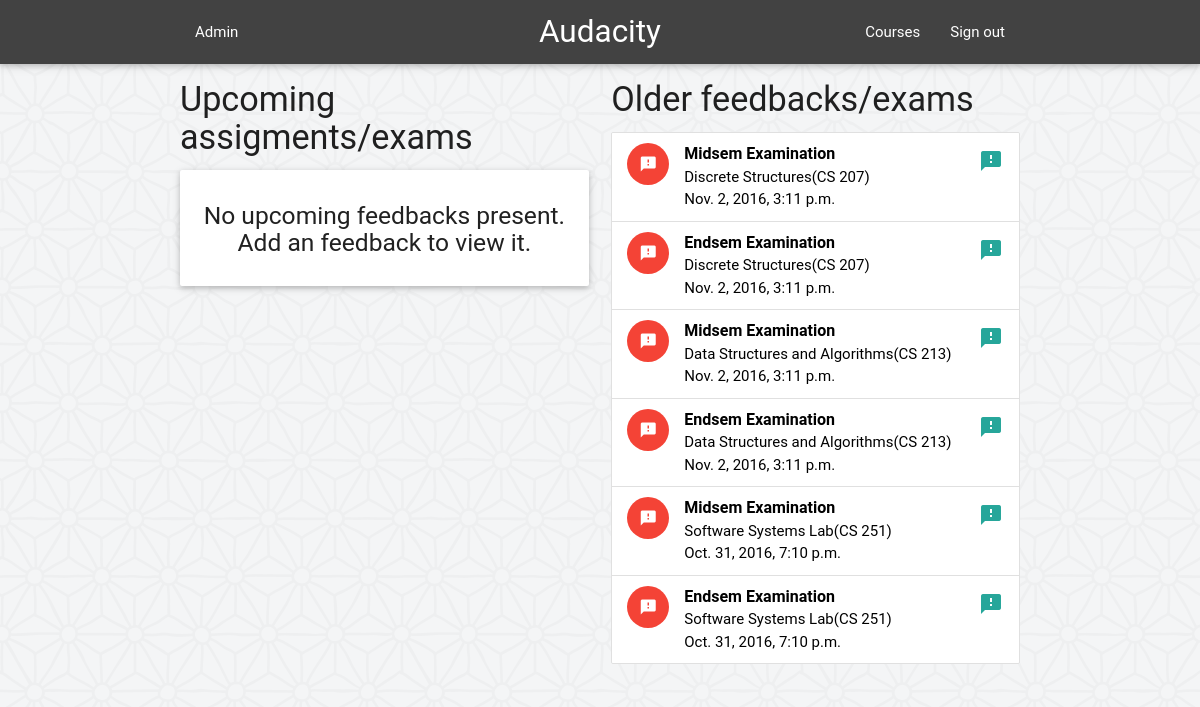
Before: /feeder/feedbacks/ (signed in) with the older database file.
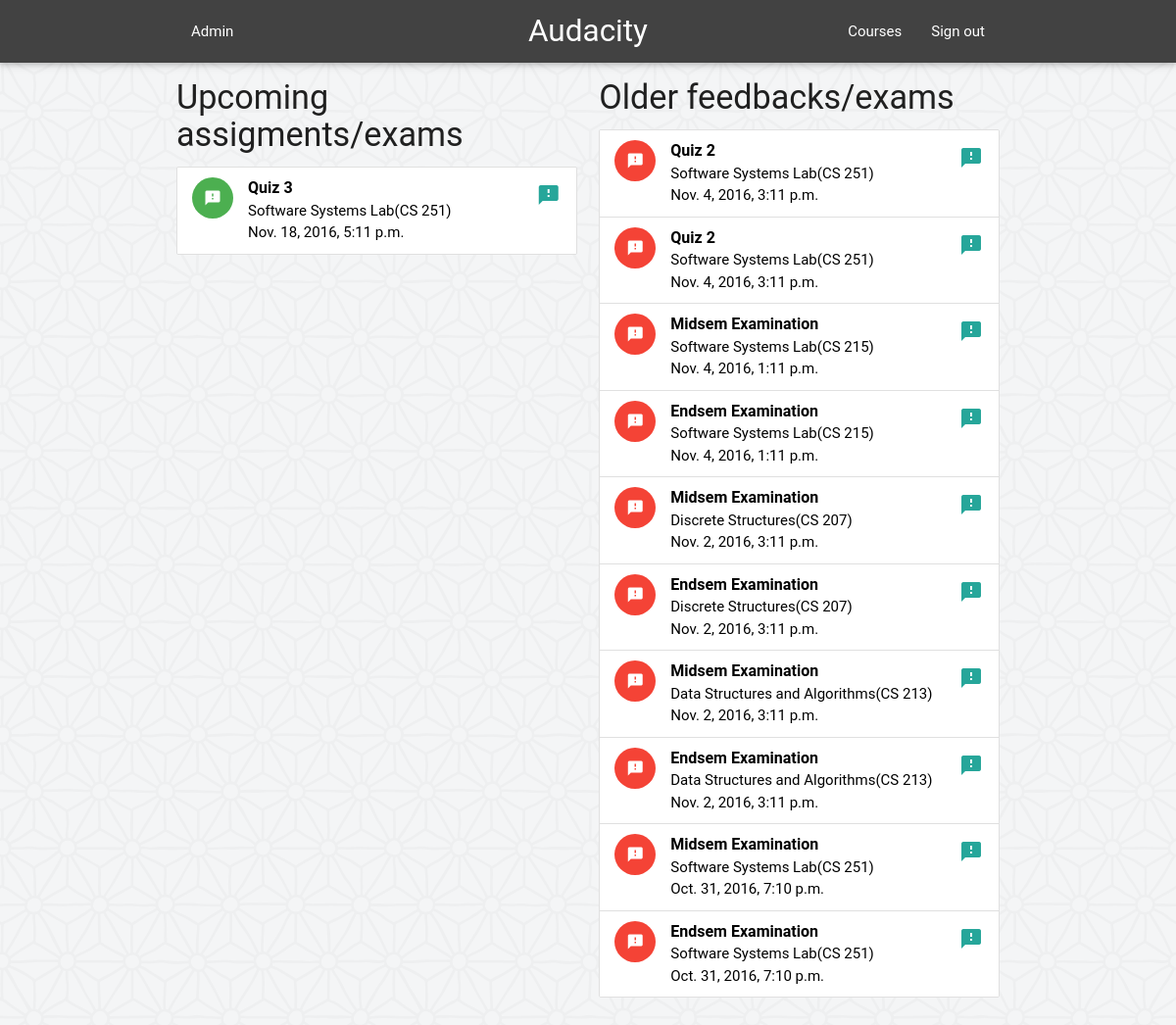
After: the same page with the newer database file.
### feeder/models.py (models this page shows, shortened)
class Feedback(models.Model):
	fb_name = models.CharField(max_length=100, verbose_name='Feedback Name')
	pub_date = models.DateTimeField('date published')
	deadline = models.DateTimeField('deadline',null=False, blank=False)
	course = models.ForeignKey(Course, on_delete=models.CASCADE)
	class Meta:
		verbose_name = "Feedback"
		verbose_name_plural = "Feedbacks"

class Course(models.Model):
	SPRING = 'SP'
	AUTUMN = 'AU'
	SUMMER = 'SU'
	SEMESTERS = (
		(SPRING, 'Spring'),
		(AUTUMN, 'Autumn'),
		(SUMMER, 'Summer'),
		)
	course_code = models.CharField(max_length=6, unique=True)
	course_name = models.CharField(max_length=40, blank=False)
	semester = models.CharField(
		max_length=2,
		choices=SEMESTERS,
		)
	def __str__(self):
		return self.course_name + '(' + self.course_code + ')'

### feeder/views.py (the view)
@login_required(login_url='/feeder/login')
def AllFeedbacks(request):
	feedbacks = Feedback.objects.filter(deadline__gt=timezone.now()).order_by('deadline')
	old_feedbacks = Feedback.objects.filter(deadline__lt=timezone.now()).order_by('deadline').reverse()
	context = {
		'feedbacks' : feedbacks,
		'old_feedbacks' : old_feedbacks,
	}
	return render(request, 'feeder/feedbacks.html', context)

### feeder/templates/feeder/feedbacks.html
{% extends "feeder/base_site.html" %}
{% load static %}
{% block content %}
	<div class="row">
	<div class="col s6">
	<h4> Upcoming assigments/exams </h4>
	{% if feedbacks %}
	<ul class="collection">
		{% for feedback in feedbacks %}
			<a href="{% url 'feeder:feedback' feedback.id %}" class="black-text">
			<li class="collection-item avatar">
		      <i class="material-icons circle green">feedback</i>
		      <span class="title"><b>{{ feedback.fb_name }}</b></span>
		      <p>{{ feedback.course }} <br>
		         {{ feedback.deadline }}
 		      </p>
		      <a href="#!" class="secondary-content"><i class="material-icons">feedback</i></a>
		    </li>
		    </a>
		{% endfor %}
	</ul>
	{% else %}
	<div class="card">
		<div class="card-content center">
			<h5> No upcoming feedbacks present. Add an feedback to view it. </h5>
		</div>
	</div>
	{% endif %}
	</div>
	<div class="col s6">
	<h4> Older feedbacks/exams </h4>
	{% if old_feedbacks %}
	<ul class="collection">
		{% for feedback in old_feedbacks %}
			<a href="{% url 'feeder:feedback' feedback.id %}" class="black-text">
			<li class="collection-item avatar">
		      <i class="material-icons circle red">feedback</i>
		      <span class="title"><b>{{ feedback.fb_name }}</b></span>
		      <p>{{ feedback.course }} <br>
		         {{ feedback.deadline }}
 		      </p>
		      <a href="#!" class="secondary-content"><i class="material-icons">feedback</i></a>
		    </li>
		    </a>
		{% endfor %}
	</ul>
	{% else %}
	<div class="card">
		<div class="card-content center">
			<h5> No upcoming feedbacks present. Add an feedback to view it. </h5>
		</div>
	</div>
	{% endif %}
	</div>
	</div>
{% endblock %}
{% block navbar %}
    <li><a href="courses">Courses</a></li>
    <li><a onclick="signOut();" href="{% url 'feeder:logout' %}">Sign out</a></li>
{% endblock %}
{% block name %}
    {{ user.get_full_name }}
{% endblock %}

### feeder/templates/feeder/base_site.html (shortened to what this page needs)
{% load static %}
<!DOCTYPE html>
<html>
<head>
  <link rel="stylesheet" type="text/css" href="{% static 'feeder/materialize.css' %}">
</head>
<body>
<header>
<div class="navbar-fixed">
<nav class="grey darken-3">
  <div class="container">
    <div class="nav-wrapper">
        <ul id="nav-mobile" class="left hide-on-med-and-down">
          <li><a href="">
          {% block name %}
          {% endblock %}
          </a></li>
        </ul>
      <a href="{% url 'feeder:index' %}" class="brand-logo center">Audacity</a>
        <ul id="nav-mobile" class="right hide-on-med-and-down">
          {% block navbar %}{% endblock %}
        </ul>
    </div>
  </div>
</nav>
</div>
</header>
<div class="container">
{% block content %}
{% endblock %}
</div>
</body>

Changed rows visible on the page:
added Feedback: fb_name "Quiz 3", course "Software Systems Lab(CS 251)", deadline "Nov. 18, 2016, 5:11 p.m.", shown under "Upcoming assigments/exams"
added Feedback: fb_name "Quiz 2", course "Software Systems Lab(CS 251)", deadline "Nov. 4, 2016, 3:11 p.m.", shown under "Older feedbacks/exams"
added Feedback: fb_name "Quiz 2", course "Software Systems Lab(CS 251)", deadline "Nov. 4, 2016, 3:11 p.m.", shown under "Older feedbacks/exams"
added Feedback: fb_name "Midsem Examination", course "Software Systems Lab(CS 215)", deadline "Nov. 4, 2016, 1:11 p.m.", shown under "Older feedbacks/exams"
added Feedback: fb_name "Endsem Examination", course "Software Systems Lab(CS 215)", deadline "Nov. 4, 2016, 1:11 p.m.", shown under "Older feedbacks/exams"
Other visible differences:
text no longer shown: "No upcoming feedbacks present. Add an feedback to view it."
